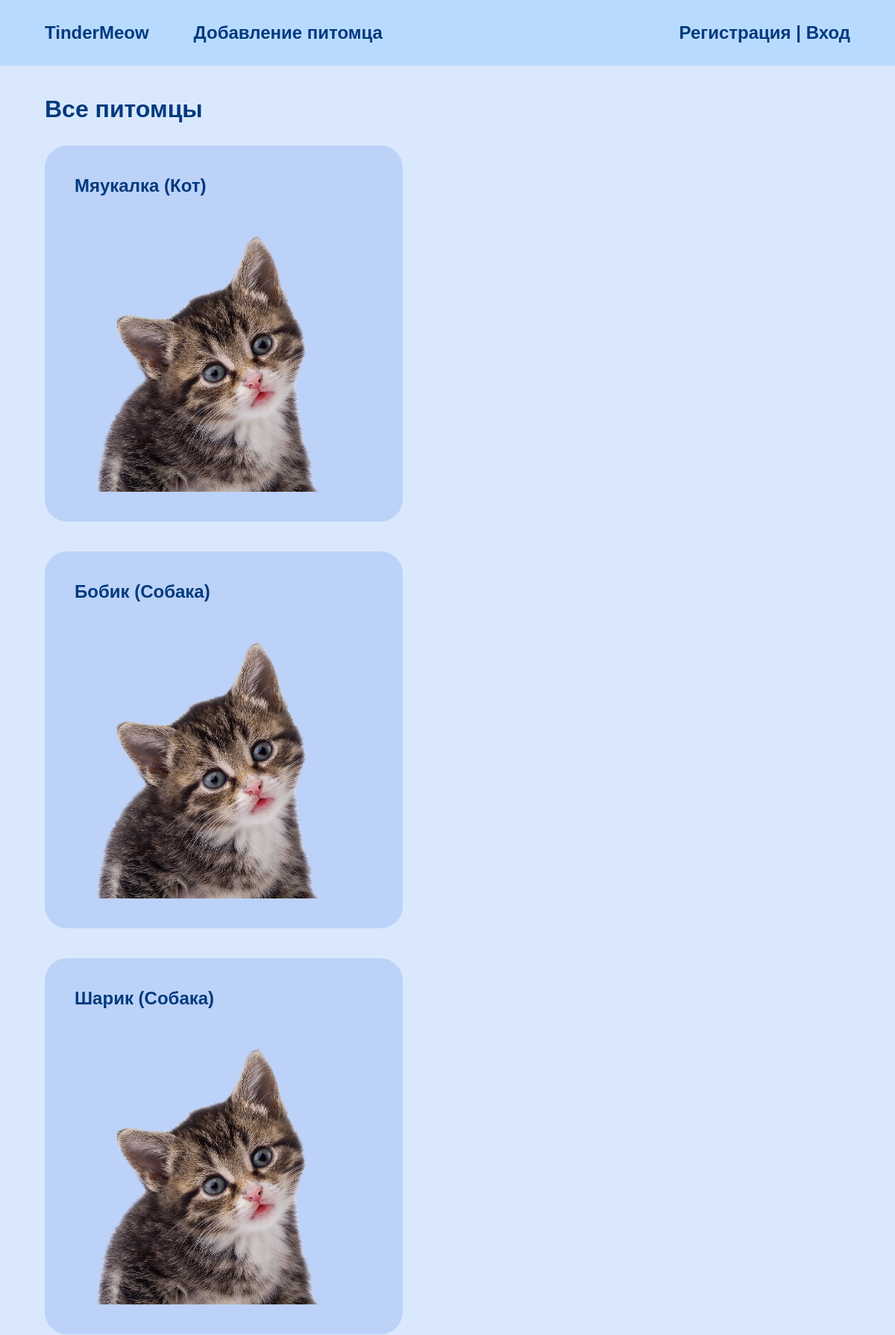
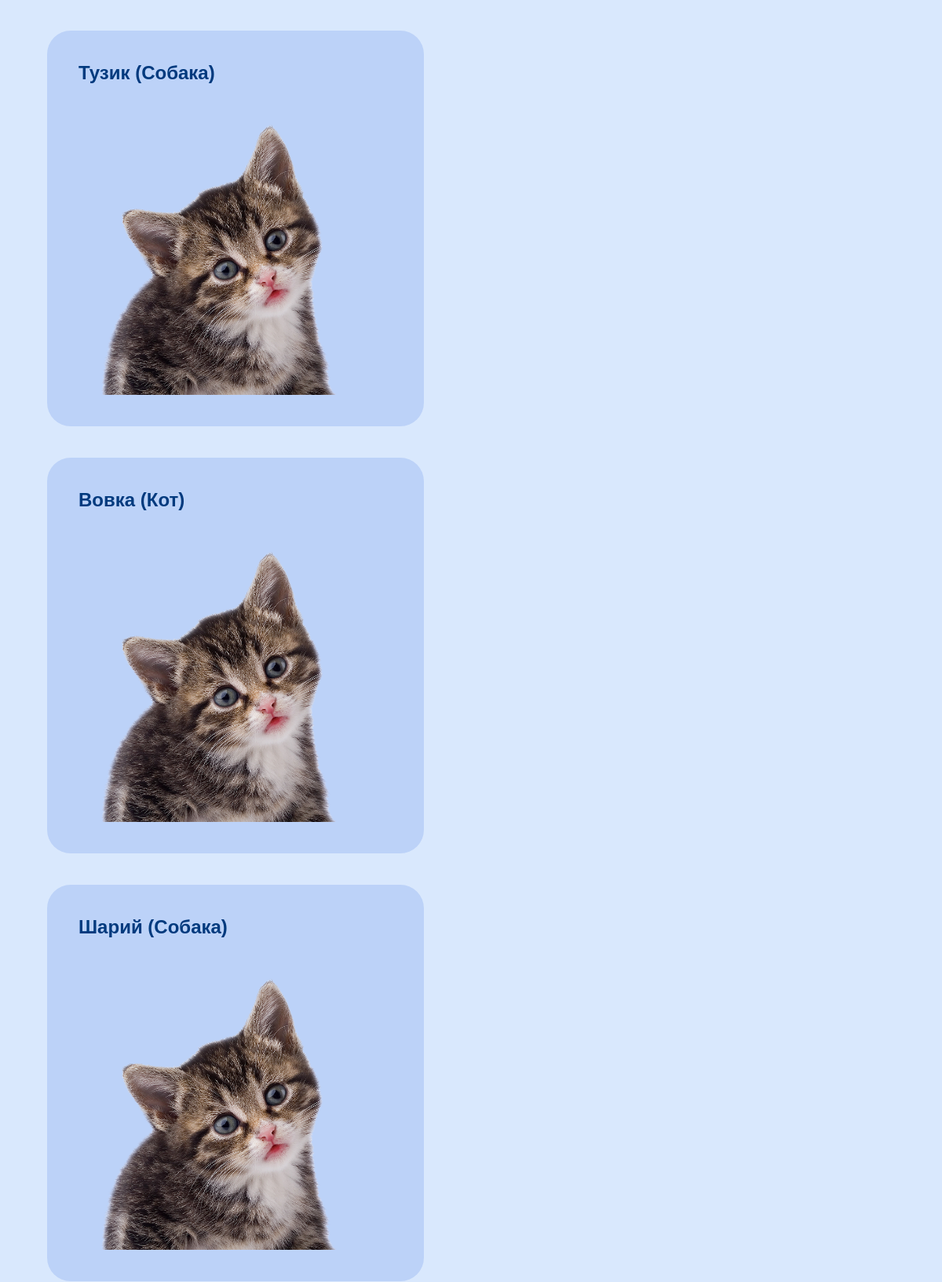
The app's page /species_all (upper part) with its own data (2 pictures, top to bottom).
### main/models.py (models this page shows, shortened)
class Pet(models.Model):
    name = models.CharField(max_length=30, verbose_name='Кличка')
    slug = models.SlugField(max_length=60, unique=True, db_index=True, verbose_name='URL')
    photo = models.ImageField(upload_to='main/img/pet/%Y/%m/%d', verbose_name='Фото')
    description = models.TextField(blank=True, verbose_name='Описание')
    time_add = models.DateTimeField(auto_now_add=True, verbose_name='Создано')
    time_edit = models.DateTimeField(auto_now=True, verbose_name='Изменено')
    is_published = models.BooleanField(default=True, verbose_name='Опубликовано')
    owner = models.ForeignKey('Person', on_delete=models.CASCADE, verbose_name='Хозяин')
    species = models.ForeignKey('Species', on_delete=models.PROTECT, verbose_name='Биологический вид')
    class Meta:
        verbose_name = 'Питомец'
        verbose_name_plural = 'Питомцы'
        ordering = ['id']
    def get_absolute_url(self):
        return reverse('pet', kwargs={'pet_slug': self.slug})

class Species(models.Model):
    title = models.CharField(max_length=30, unique=True, verbose_name='Название вида')
    title_plural = models.CharField(max_length=30, unique=True, verbose_name='Название вида (мн. ч.)', null=True)
    slug = models.SlugField(max_length=30, unique=True, db_index=True, verbose_name='URL')
    class Meta:
        verbose_name = 'Биологический вид'
        verbose_name_plural = 'Биологические виды'
        ordering = ['id']
    def __str__(self):
        return self.title

### main/views.py (the view)
# urls.py: path('species_all', show_all, name='all'),
def show_all(request):
    if not request.user.is_authenticated:
        redirect('login')
    menu = [
        {'title': 'TinderMeow', 'url_name': 'index'},
        {'title': 'Добавление питомца', 'url_name': 'pet_add'},
    ]
    pets = Pet.objects.all()
    species = Species.objects.all()
    context = {
        'title': 'Все питомцы',
        'menu': menu,
        'pets': pets,
        'species': species,
        'id_selected': -1,
    }
    return render(request, 'main/layout.html', context=context)

### main/templates/main/layout.html (shortened to what this page needs)
{% load static %}
<!doctype html>
<html lang="en">
    <head>
        <link rel="stylesheet" href="{% static 'css/index.css' %}">
    </head>
    <body>
        <div class="body_container">
            <header class="header">
                <div class="header_first">
                    {% for item in menu %}
                        {% if loop.last %}
                            <a href="{% url item.url_name %}" class="header_txt last link_effect">{{ item.title }}</a>
                        {% else %}
                            <a href="{% url item.url_name %}" class="header_txt not_last link_effect">{{ item.title }}</a>
                        {% endif %}
                    {% endfor %}
                </div>
                <div class="header_last">
                    {% if request.user.is_authenticated %}
                        <p class="header_txt">{{ user.username }}&nbsp;|&nbsp;</p>
                        <a href="{% url 'logout' %}" class="header_link header_txt last link_effect">Выход</a>
                    {% else %}
                        <a href="{% url 'register' %}" class="header_link header_txt last link_effect">Регистрация&nbsp;|&nbsp;</a>
                        <a href="{% url 'login' %}" class="header_link header_txt last link_effect">Вход</a>
                    {% endif %}
                </div>
            </header>
            <main class="main">
                <div class="main_container">
                    <h1 class="heading">{{ title }}</h1>
                    <div class="container">
                        {% for pet in pets %}
                            <a href="{{ pet.get_absolute_url }}" class="hyperlink">
                                <h2 class="heading hyperlink_heading">{{ pet.name }}&nbsp;({{ pet.species }})</h2>
                                {% if pet.photo %}
                                    <img src="{{ pet.photo.url }}" alt="photo" class="pet_img">
                                {% endif %}
                            </a>
                        {% endfor %}
                    </div>
                </div>
            </main>
        </div>
    </body>
</html>

### static/css/index.css (style rules this page uses)
* { text-decoration: none; font-family: Arial; color: #003A7E; }
body { margin: 0 auto; min-height: 100vh; max-width: 1440px; display: flex; flex-direction: column; }
.body_container { flex-grow: 1; display: flex; flex-direction: column; }
.header { width: 100%; display: flex; justify-content: space-between; align-items: center; padding: 30px 60px; box-sizing: border-box; background-color: #b8daff; }
.header_first { display: flex; align-items: center; }
.header_last { display: flex; align-items: center; }
.header_txt { margin: 0; font-size: 24px; font-weight: 600; }
.main { flex-grow: 1; background-color: rgb(217, 232, 253); display: flex; justify-content: space-between; padding: 0 60px 0 0; box-sizing: border-box; }
.main_container { padding: 40px 60px 20px; box-sizing: border-box; display: flex; flex-direction: column; }
.container { display: flex; flex-wrap: wrap; }
.heading { margin: 0 0 30px; }
.hyperlink { background-color: rgb(188, 210, 248); padding: 40px; margin: 0 40px 40px 0; border-radius: 30px; box-sizing: border-box; display: flex; flex-direction: column; }
.hyperlink_heading { margin-bottom: 20px; }
.pet_img { max-width: 400px; }
.link_effect { color: #003A7E; transition: color 200ms ease, transform 200ms ease; }
.not_last { margin-right: 60px; }
.last { margin: 0; }

### records on screen
Pet: name "Мяукалка", species "Кот", photo (picture)
Pet: name "Бобик", species "Собака", photo (picture)
Pet: name "Шарик", species "Собака", photo (picture)
Pet: name "Тузик", species "Собака", photo (picture)
Pet: name "Вовка", species "Кот", photo (picture)
Pet: name "Шарий", species "Собака", photo (picture)

### other values on screen
{{ item.title }} "TinderMeow" "Добавление питомца"
{{ title }} "Все питомцы"
